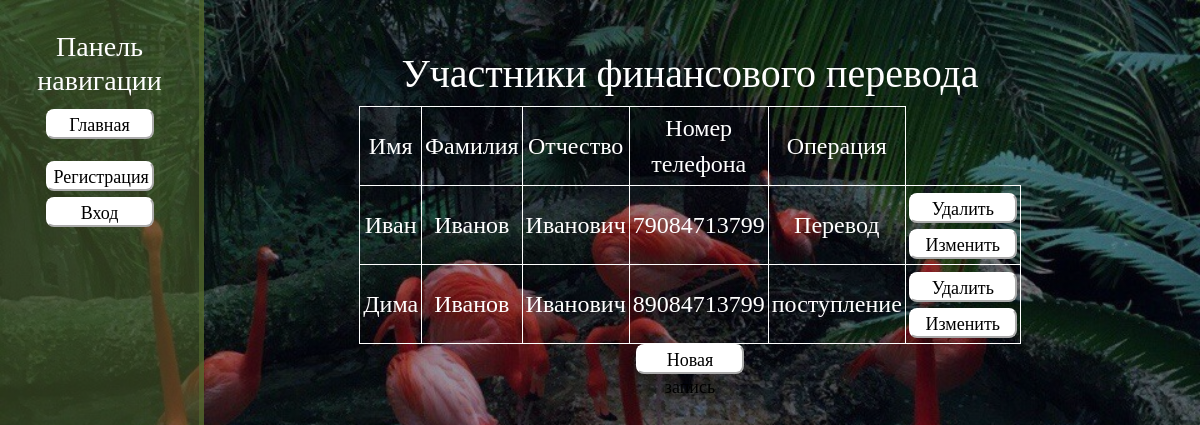
The app's page /output/0 with its own data.
### main/models.py (models this page shows, shortened)
class TranslationParticipants(models.Model):
    STATUS_CHOICES = (
        ('draft', 'Draft'),
        ('published', 'Published'),
    )
    name = models.CharField(max_length=30)
    surname = models.CharField(max_length=30)
    patronymic = models.CharField(max_length=30)
    phone_number = models.CharField(max_length=11)
    operation = models.CharField(max_length=30)

### main/views.py (the view)
# urls.py: path('output/<int:idx>', views.output, name='output'),
def output(request, idx):
    paths = ['TranslationParticipants/trans_participants.html', 'Card/card.html', 'Operations/operations.html',
             'PersonalData/personal_data.html', 'Translations/translation.html', 'Bank/bank.html']
    models = [TranslationParticipants, Card, Operations, PersonalData, Translation, Bank]
    attributes = models[idx].objects.all()
    return render(request, 'main/' + paths[idx],
                  {'attributes': attributes, 'role': get_role(request.user)})

### main/views.py (called while the page is built, shortened)
def get_role(user):
    template = ""
    return template

### main/templates/main/TranslationParticipants/trans_participants.html
{% extends 'main/navigation.html' %}
{% block content %}
    <div class="features">
        <h1>Участники финансового перевода</h1>
        <table align="center">
        <tr>
          <td align="center">Имя</td>
          <td align="center">Фамилия</td>
          <td align="center">Отчество</td>
          <td align="center">Номер телефона</td>
          <td align="center">Операция</td>
          </tr>
        {% for el in attributes %}
            <tr>
                <td>{{ el.name }}</td>
                <td>{{ el.surname }}</td>
                <td>{{ el.patronymic }}</td>
                <td>{{ el.phone_number }}</td>
                <td>{{ el.operation }}</td>
                <td><a href="{% url 'delete_check' pk=el.id idx=0 %}"><button>Удалить</button></a>
                <a href="{% url 'update_participant' pk=el.id %}"><button>Изменить</button></a></td>
             </tr>
        {% endfor %}
        </table>
        <a href="{% url 'create' idx=0 %}"><li><button>Новая запись</button></li></a>
    </div>
{% endblock %}

### main/static/main/css/main.css (style rules this page uses)
body { background: linear-gradient(rgba(0,0,0,0.4), rgba(0,0,0,0.4)), url('../img/bgrnd.jpg'); background-repeat: no-repeat; background-size: cover; background-attachment: fixed; background-position: top; color: #fff; font-family: Gabriola; font-size: 2vw; }
main .features { float: left; margin-left: 20vw; margin-top: 50px; text-align: center; width: 75%; }
TABLE { width: 50vw; border-collapse: collapse; }
TD, TH { padding: 3px; border: 1px solid white; }
li { list-style-type: none; }
button { font-size: 1.5vw; width: 9vw; height: 2.5vw; text-align: center; border-radius: 8px; border-color: white; background-color: white; font-family: Gabriola; }

### records on screen
TranslationParticipants: name "Иван", surname "Иванов", patronymic "Иванович", phone_number "79084713799", operation "Перевод"
TranslationParticipants: name "Дима", surname "Иванов", patronymic "Иванович", phone_number "89084713799", operation "поступление"
